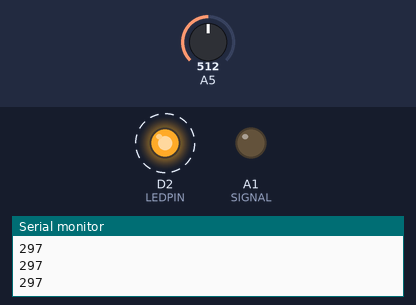
This sketch was run on a simulated Arduino Zero (SAMD21). Shown: output pins drawn as LEDs (lit = HIGH), the last lines printed to the serial monitor. Dashed ring = blinking. Inputs (shaded band) come from the test bench; at power-on: A5 = 512 (analog values on the 0–1023 scale).

Above: at 1.05 s.
1.3 s: A5 set to 592
4.3 s: A5 set to 623
At 5.05 s:
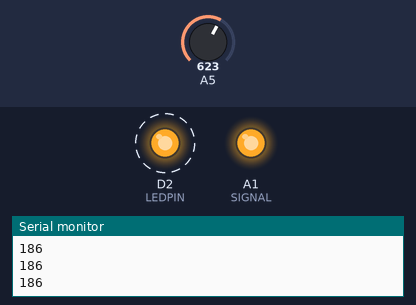
7.3 s: A5 set to 511
At 8.05 s:
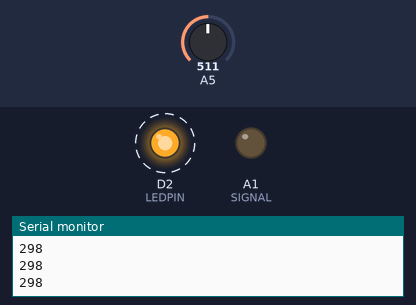
10.3 s: A5 set to 716
At 11.05 s:
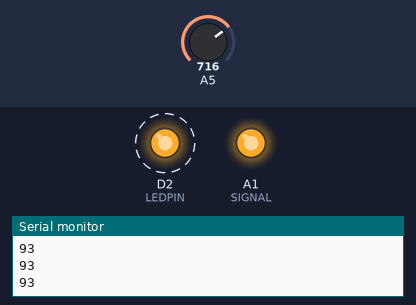
Timing chart, 0 to 14.3 s (numbered marks = the images above; inputs shaded):
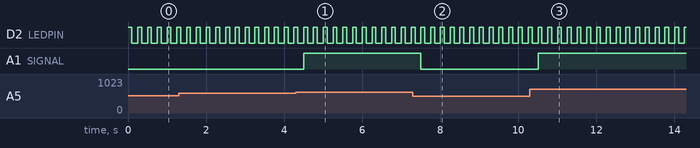

The sketch:

Wk11CODEBreakout.ino
```cpp
//Pin Designations
const int HallEffectSensor = 5;   //Hall Effect Sensor Output is on PA05
const int LEDPIN = 2;   //LED circuit is on PA2
const int SIGNAL = 15;   //Transmit signal is sent from PA15
int HallEffectOutput = 0;

//Setup
void setup() {
  Serial.begin(9600);
  pinMode(HallEffectOutput, INPUT);   //Hall Effect Sensor circuit is on PA05
  pinMode(LEDPIN, OUTPUT);   //LED circuit is on PA2
  pinMode(SIGNAL, OUTPUT);   //Transmit signal is sent from PA15
  analogReadResolution(10);  //bits used by ADC
}

void loop() {
    int delayPeriod = 100;   //units of ms
    digitalWrite(LEDPIN, HIGH);
    delay(delayPeriod);
    digitalWrite(LEDPIN, LOW);
    delay(delayPeriod);
    HallEffectOutput = analogRead(HallEffectSensor)-809;
    Serial.println(abs(HallEffectOutput));
    delay(50);
    if (abs(HallEffectOutput) < 200){
      digitalWrite(SIGNAL, HIGH);
    }
    if (abs(HallEffectOutput) > 200) {
      digitalWrite(SIGNAL, LOW);
    }
}
```

Measured:
- the behaviour switches between 609 and 610 on A5 (found by bisection; images 0 and 1)
- after the input at 4.3 s, A1 (SIGNAL): LOW → HIGH after 0.20 s
- after the input at 7.3 s, A1 (SIGNAL): HIGH → LOW after 0.21 s
- after the input at 10.3 s, A1 (SIGNAL): LOW → HIGH after 0.21 s
- by itself, D2 (LEDPIN): alternates HIGH for 0.10 s and LOW for 0.15 s
